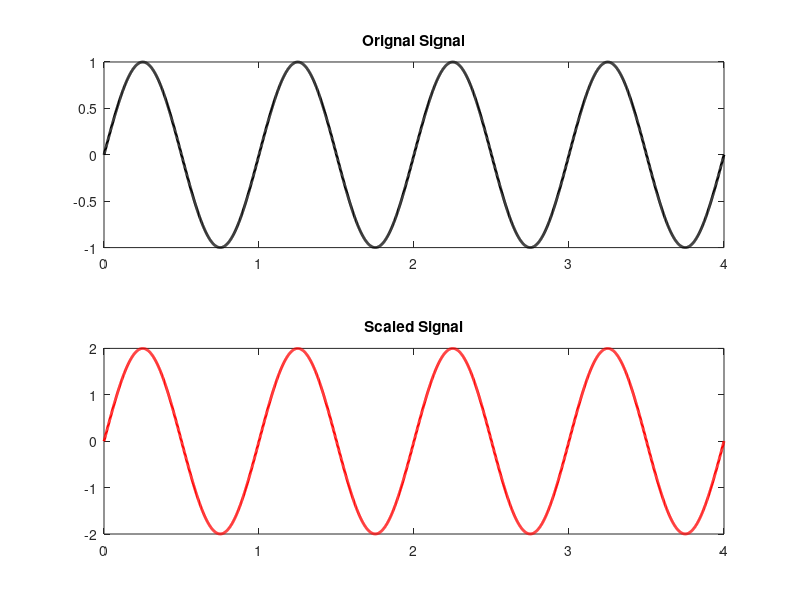

Source code (MATLAB):
n=0:0.002:4;
x=sin(2*pi*n);
subplot(2,1,1)
plot(n,x,'k','linewidth',2)
title('Orignal Signal')
subplot(2,1,2)
plot(n,2*x,'r','linewidth',2)
title('Scaled Signal')
